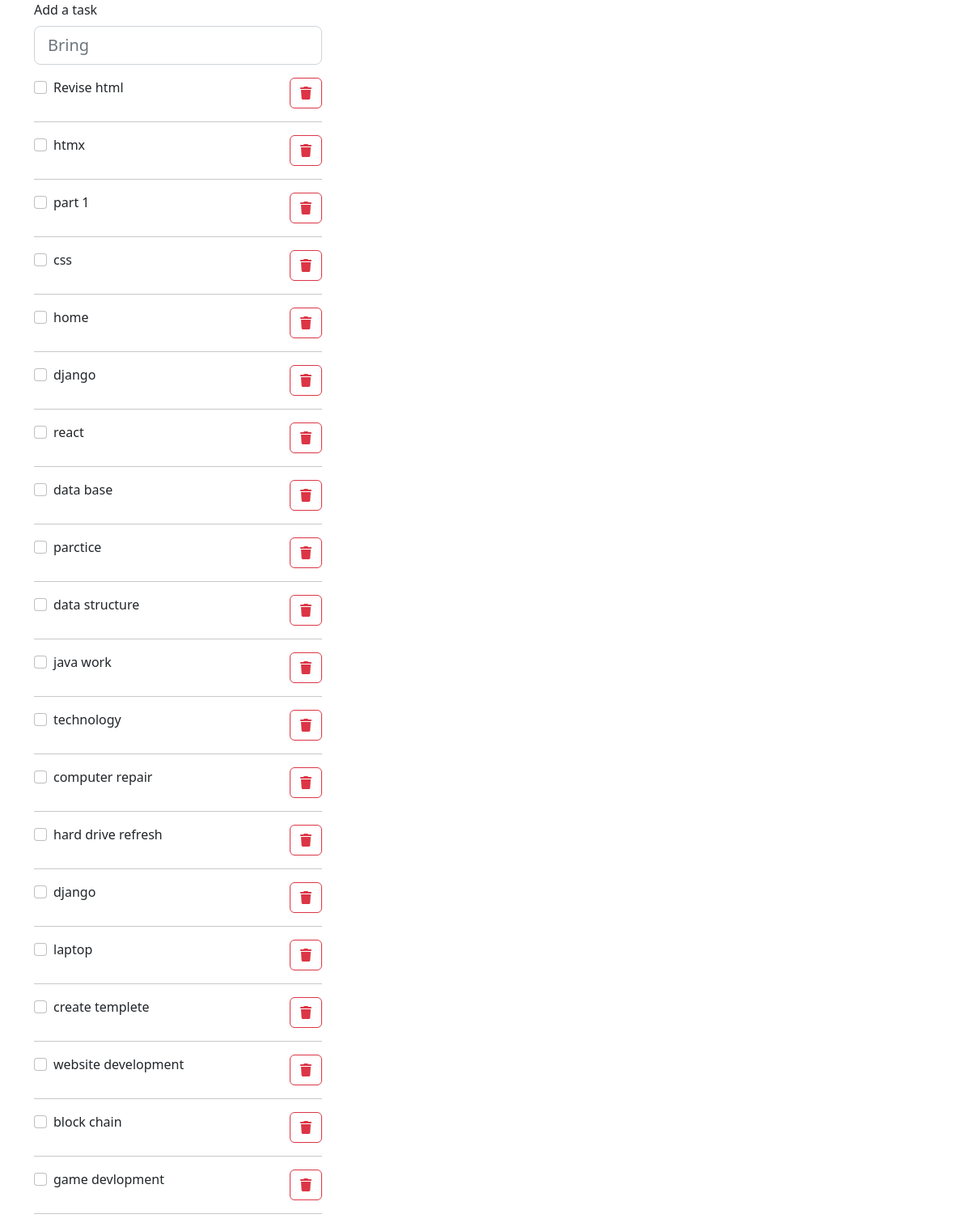
Before: / with the older database file.
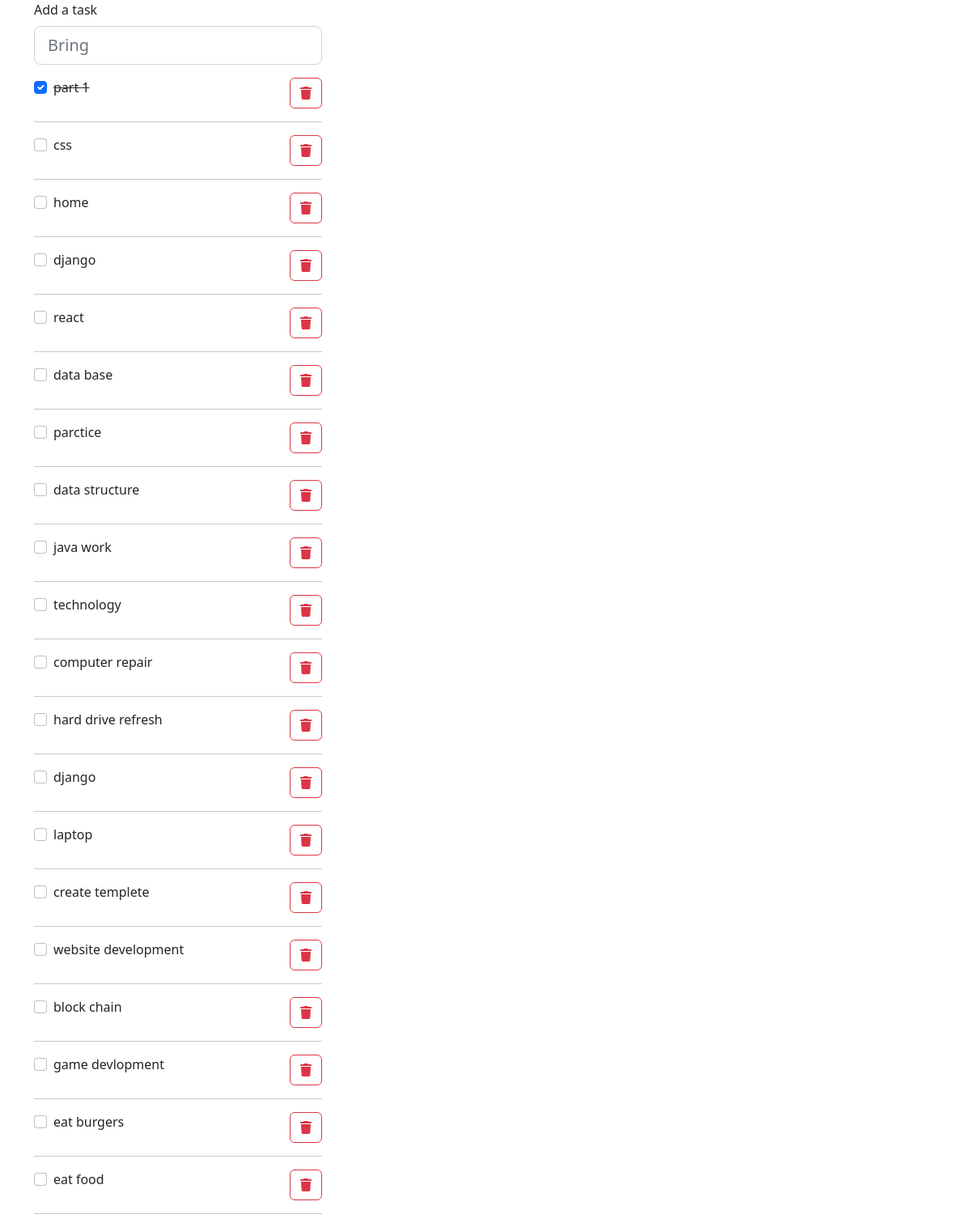
After: the same page with the newer database file.
### home/models.py (models this page shows, shortened)
class Task(models.Model):
    title = models.CharField(max_length=200)
    is_competed = models.BooleanField(default=False)
    created = models.DateTimeField(auto_now_add=True)

### home/views.py (the view)
# urls.py: path('', views.index, name="home"),
def index( request):
    context = {
        'task_list' : Task.objects.all()
    }
    return render(request, 'index.html',  context)

### templates/index.html (shortened to what this page needs)
<!doctype html>
<html lang="en">
<head>
  <link href="https://cdn.jsdelivr.net/npm/bootstrap@5.2.1/dist/css/bootstrap.min.css" rel="stylesheet"
>
    <link rel="stylesheet" href="https://cdnjs.cloudflare.com/ajax/libs/font-awesome/6.2.0/css/all.min.css"
 />
</head>
<body>
  <main>
    <div class="container">
      <div class="row">
        <div class="col-md-4">
          {% include 'todo_list.html' %}
        </div>
      </div>
    </div>
  </main>
</body>
</html>

### templates/todo_list.html (shortened to what this page needs)
<div id="todo-list" class="'pt-5">
    <form class="d-flex" hx-post="{% url 'add' %}">
        <div class="col">
            <div class="mb-3">
                <label for="task" class="form-label">Add a task</label>
                <input type="text" name="task" id="task" class="form-control form-control-lg" placeholder="Bring">
            </div>
        </div>
    </form>
    <div class="col">
        {% for item in task_list %}
        <div class="d-flex justify-content-between">
            {% if item.is_competed %}
            <div class="form-check form-check-inline">
                <input class="form-check-input" type="checkbox" id="{{item.title}}" value="{{item.id}}" hx-get="{% url 'update' item.id %}" checked>
                <label class="form-check-label" for="{{item.title}}"><del>{{item.title}}</del></label>
            </div>
            {% else %}
            <div class="form-check form-check-inline">
                <input class="form-check-input" type="checkbox" id="{{item.title}}" value="{{item.id}}" hx-get="{% url 'update' item.id %}">
                <label class="form-check-label" for="{{item.title}}">{{item.title}}</label>
            </div>
            {% endif %}
            <button type="button" class="btn btn-outline-danger"  hx-get="{% url 'delete' item.id %}"><i class= "fa fa-trash"> </i></button>
        </div>
        <hr>
        {% empty %}
        <div class="alert alert-warning" role="alert">
            Please enter a task
        </div>
        {% endfor %}
    </div>
</div>

Changed rows visible on the page:
removed Task: title "Revise html"
removed Task: title "htmx"
changed Task "part 1": is_competed False → True (drawn); title "☐" → "☑"
added Task: title "eat burgers"
added Task: title "eat food"
